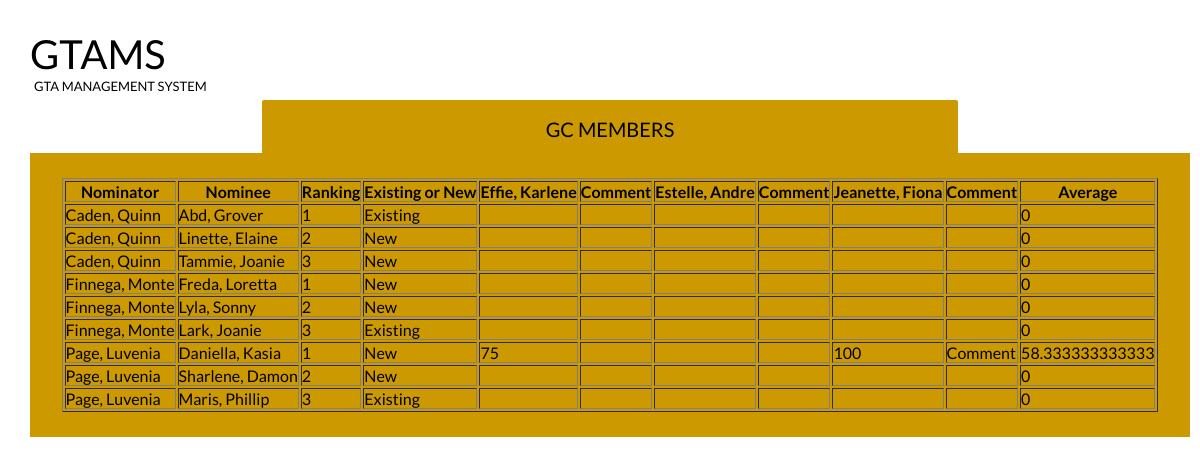
The page /GCMember.php (signed in) on the database its author committed.
### tables this page shows
CREATE TABLE `gcmember` (
  `gcName` varchar(70) NOT NULL,
  `gcEmail` varchar(255) NOT NULL,
  `gcLogin` varchar(50) NOT NULL,
  `gcPass` varchar(50) NOT NULL
);

CREATE TABLE `nomination` (
  `nominatorLogin` varchar(50) NOT NULL,
  `pid` varchar(20) NOT NULL,
  `ranking` int(11) NOT NULL,
  `timestamp` datetime NOT NULL,
  `sessionid` varchar(20) NOT NULL
);

CREATE TABLE `gtanominator` (
  `nominatorName` varchar(70) NOT NULL,
  `nominatorEmail` varchar(255) NOT NULL,
  `nominatorLogin` varchar(50) NOT NULL,
  `nominatorPass` varchar(50) NOT NULL
);

CREATE TABLE `gtanominee` (
  `advisor` varchar(70) DEFAULT NULL,
  `nomineeName` varchar(70) DEFAULT NULL,
  `pid` varchar(20) NOT NULL,
  `nomineeEmail` varchar(255) DEFAULT NULL,
  `nomineePhone` varchar(10) DEFAULT NULL,
  `isPHDStudent` int(11) DEFAULT NULL,
  `semestersAsGrad` int(11) DEFAULT NULL,
  `passedSpeak` int(11) DEFAULT NULL,
  `semestersAsGTA` int(11) DEFAULT NULL,
  `gradCourses` varchar(255) DEFAULT NULL,
  `gpa` float DEFAULT NULL,
  `publications` varchar(255) DEFAULT NULL,
  `newlyAdmitted` tinyint(1) DEFAULT NULL,
  `verified` tinyint(1) NOT NULL DEFAULT '0'
);

CREATE TABLE `gcscoring` (
  `gcLogin` varchar(50) NOT NULL,
  `pid` varchar(20) NOT NULL,
  `score` int(11) NOT NULL,
  `sessionid` varchar(20) NOT NULL,
  `comment` varchar(255) DEFAULT NULL
);

### GCMember.php (the view, shortened to what this page needs)
<link rel="stylesheet" type="text/css" href="DBHomeStyle.css">
<h1>GTAMS <span>GTA Management System</span></h1>
<ul class="tabs">
    <li>
        <label for="tab3">GC Members</label>
        <div id="tab-content3" class="tab-content" align="center">
            <?php
            include 'connect.php';
            $table_data = mysqli_query($con, "SELECT nominatorName, nomineeName, ranking, newlyAdmitted, gtanominee.pid FROM gtanominee INNER JOIN nomination ON gtanominee.pid=nomination.pid INNER JOIN gtanominator ON gtanominator.nominatorLogin=nomination.nominatorLogin WHERE sessionid=\"{$_SESSION['sessionid']}\" ORDER BY nominatorName ASC, ranking ASC");
			$gc_members = mysqli_query($con, "SELECT gcName, gcmember.gcLogin FROM gcmember INNER JOIN sessiongc ON gcmember.gcLogin=sessiongc.gcLogin WHERE sessionid=\"{$_SESSION['sessionid']}\" ORDER BY gcName ASC");
            echo "<table border='1'>
                    <tr>
                    <th>Nominator</th>
                    <th>Nominee</th>
					<th>Ranking</th>
					<th>Existing or New</th>";
			while($row = mysqli_fetch_array($gc_members)){
				echo "<th>" . $row['gcName'] . "</th>";
				echo "<th>Comment</th>";
			}
			echo "<th>Average</th>";
			echo "</tr>";
            while ($row1 = mysqli_fetch_array($table_data)) {
				$sum = 0;
				$ct = 0;
                echo "<tr>";
                echo "<td>" . $row1['nominatorName'] . "</td>";
                echo "<td>" . $row1['nomineeName'] . "</td>";
				echo "<td>" . $row1['ranking'] . "</td>";
				if($row1['newlyAdmitted'] == 1){
					echo "<td>New</td>";
				}
				else{
					echo "<td>Existing</td>";
				}
				mysqli_data_seek($gc_members, 0);
				while($row2 = mysqli_fetch_array($gc_members))
				{
					$score = mysqli_query($con, "SELECT score, comment, gcLogin FROM gcscoring WHERE gcLogin='{$row2['gcLogin']}' AND pid='{$row1['pid']}'");
					if($score){
						$row3 = mysqli_fetch_array($score);
						$sum = $sum + $row3['score'];
						$ct++;
						echo "<td>" . $row3['score'] . "</td>";
						echo "<td>" . $row3['comment'] . "</td>";
					}
				}
				if($ct != 0){
					$average = $sum/$ct;
				}
				else{
					$average = 0;
				}
				echo "<td>" . $average . "</td>";
                echo "</tr>";
            }
            echo "</table>";
            ?>
        </div>
    </li>
</ul>

### DBHomeStyle.css (style rules this page uses)
* { margin: 0; padding: 0; -moz-box-sizing: border-box; -webkit-box-sizing: border-box; box-sizing: border-box; }
h1 { font-weight: normal; font-size: 40px; font-weight: normal; text-transform: uppercase; float: left; margin: 10px 0 100px 10px; }
h1 span { font-size: 13px; display: block; padding-left: 4px; }
.tabs { width: 100%; float: none; list-style: none; position: relative; margin: 80px 0 0 10px; text-align: left; }
.tabs li { margin-left:20%; }
.tabs label { display: block; padding: 14px 21px; border-radius: 2px 2px 0 0; font-size: 20px; font-weight: normal; text-transform: uppercase; background: #ffc904; cursor: pointer; position: absolute; top: 4px; -moz-transition: all 0.2s ease-in-out; -o-transition: all 0.2s ease-in-out; -webkit-transition: all 0.2s ease-in-out; transition: all 0.2s ease-in-out; }
.tabs .tab-content { z-index: 2; display: none; overflow: hidden; width: 100%; font-size: 17px; line-height: 25px; padding: 25px; position: absolute; top: 53px; left: 0; background: #CC9900; }
.tabs [id^="tab"]:checked + label { top: 0; padding-top: 17px; background: #CC9900; width:60%; text-align:center; }
.tabs [id^="tab"]:checked ~ [id^="tab-content"] { display: block; }

### rows shown on the page
gcmember: gcName "Effie, Karlene", gcscoring.score "75"
gcmember: gcName "Estelle, Andre"
gcmember: gcName "Jeanette, Fiona", gcscoring.score "100", gcscoring.comment "Comment"
nomination: nominatorLogin.nominatorName "Caden, Quinn", pid.nomineeName "Abd, Grover", ranking "1", shows "Existing", average "0"
nomination: nominatorLogin.nominatorName "Caden, Quinn", pid.nomineeName "Linette, Elaine", ranking "2", shows "New", average "0"
nomination: nominatorLogin.nominatorName "Caden, Quinn", pid.nomineeName "Tammie, Joanie", ranking "3", shows "New", average "0"
nomination: nominatorLogin.nominatorName "Finnega, Monte", pid.nomineeName "Freda, Loretta", ranking "1", shows "New", average "0"
nomination: nominatorLogin.nominatorName "Finnega, Monte", pid.nomineeName "Lyla, Sonny", ranking "2", shows "New", average "0"
nomination: nominatorLogin.nominatorName "Finnega, Monte", pid.nomineeName "Lark, Joanie", ranking "3", shows "Existing", average "0"
nomination: nominatorLogin.nominatorName "Page, Luvenia", pid.nomineeName "Daniella, Kasia", ranking "1", shows "New", average "58.333333333333"
nomination: nominatorLogin.nominatorName "Page, Luvenia", pid.nomineeName "Sharlene, Damon", ranking "2", shows "New", average "0"
nomination: nominatorLogin.nominatorName "Page, Luvenia", pid.nomineeName "Maris, Phillip", ranking "3", shows "Existing", average "0"
